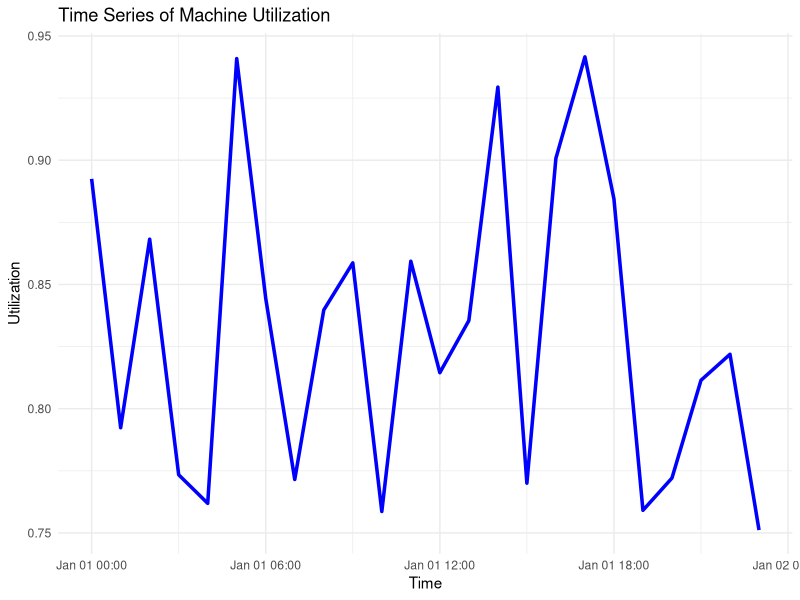
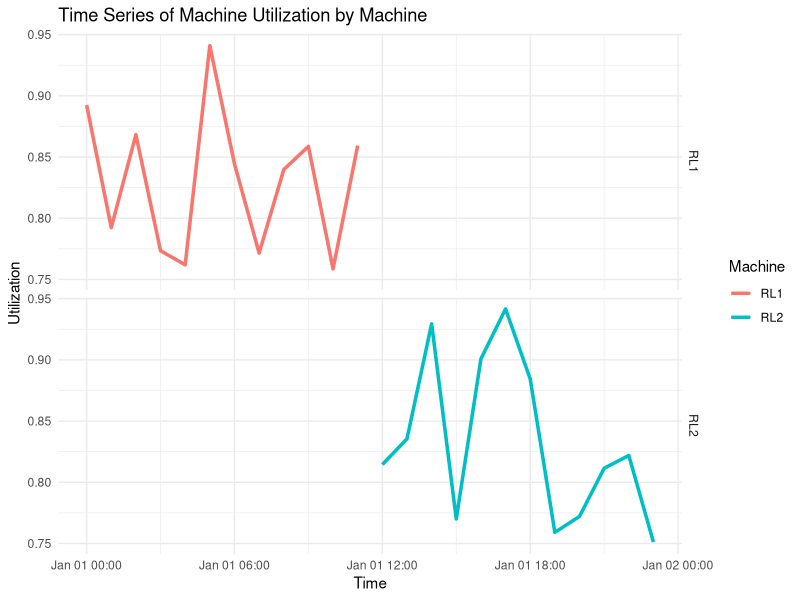
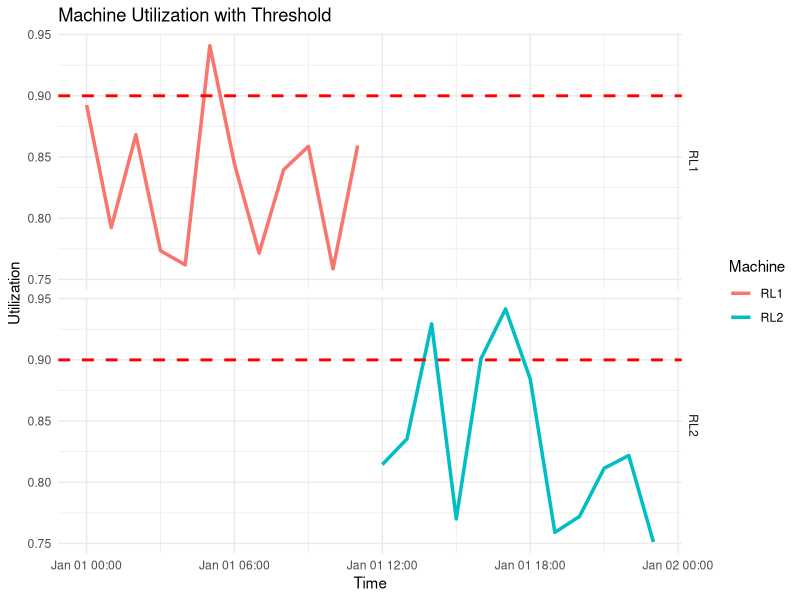
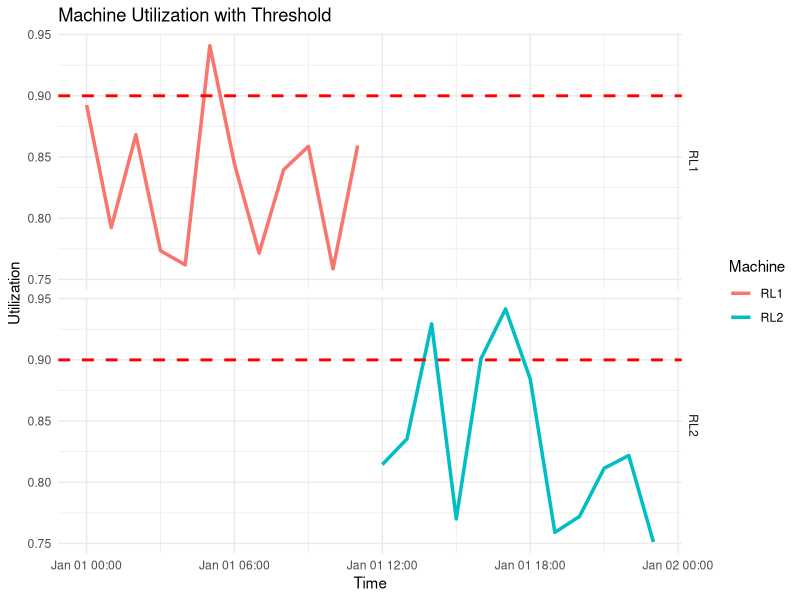

Here is the R script that generated these plots, in order:
# ==========================================
# 🧠 Step 1: Theory - Time Series Visualization in R
# ==========================================
cat("\n🧠 Theory - Time Series Visualization:\n")

# Time series plots are essential for analyzing trends and patterns over time. 
# In R, the ggplot2 package provides a powerful way to visualize time series data. 
# Key concepts:
# - **Time Series**: Data points collected or recorded at specific time intervals.
# - **Faceting**: Dividing a single visualization into subplots based on a grouping variable.
# - **Threshold Lines**: Visual markers that indicate critical levels for comparison.

# Common Scenarios for Time Series:
# 1. Monitoring **system utilization** or performance over time.
# 2. Identifying patterns or anomalies in **machine or system metrics**.
# 3. Visualizing **grouped data** for comparative analysis.

# ==========================================
# 🔧 Step 2: Load Required Libraries
# ==========================================
cat("\n🔧 Loading Required Libraries:\n")
if (!require(ggplot2)) install.packages("ggplot2")
library(ggplot2)

# ==========================================
# 🔍 Step 3: Data Preparation
# ==========================================
cat("\n🔍 Preparing the Data:\n")

# Example: Using a dataset with columns:
# - PosixTime: Time stamps for each record.
# - Percent.Idle: Percent of time a machine is idle.
# - Machine: Identifier for each machine (e.g., RL1, RL2).

# Simulate an example data frame if not already available
set.seed(123)  # Reproducibility
util <- data.frame(
  PosixTime = seq(as.POSIXct("2023-01-01 00:00"), as.POSIXct("2023-01-01 23:59"), by = "hour"),
  Percent.Idle = runif(24, 0.05, 0.25),
  Machine = rep(c("RL1", "RL2"), each = 12)
)

# Add Utilization column
util$Utilization <- 1 - util$Percent.Idle

# Display the structure of the dataset
cat("Structure of the dataset:\n")
str(util)

# ==========================================
# 📈 Step 4: Creating Time Series Plot
# ==========================================
cat("\n📈 Creating a Basic Time Series Plot:\n")

basic_plot <- ggplot(data = util, aes(x = PosixTime, y = Utilization)) +
  geom_line(color = "blue", size = 1.2) +
  labs(title = "Time Series of Machine Utilization",
       x = "Time",
       y = "Utilization") +
  theme_minimal()

# Display the basic plot
print(basic_plot)

# ==========================================
# 📊 Step 5: Advanced Plot with Grouping
# ==========================================
cat("\n📊 Creating an Advanced Time Series Plot with Grouping:\n")

advanced_plot <- ggplot(data = util, aes(x = PosixTime, y = Utilization, color = Machine)) +
  geom_line(size = 1.2) +
  facet_grid(Machine ~ .) + 
  labs(title = "Time Series of Machine Utilization by Machine",
       x = "Time",
       y = "Utilization") +
  theme_minimal()

# Display the advanced plot
print(advanced_plot)

# ==========================================
# 🚩 Step 6: Adding Threshold Lines
# ==========================================
cat("\n🚩 Adding Threshold Lines:\n")

threshold_plot <- ggplot(data = util, aes(x = PosixTime, y = Utilization, color = Machine)) +
  geom_line(size = 1.2) +
  facet_grid(Machine ~ .) +
  geom_hline(yintercept = 0.90, color = "red", linetype = "dashed", size = 1) +
  labs(title = "Machine Utilization with Threshold",
       x = "Time",
       y = "Utilization") +
  theme_minimal()

# Display the plot with thresholds
print(threshold_plot)

# ==========================================
# 🗂️ Step 7: Save the Plot to a List
# ==========================================
cat("\n🗂️ Saving the Plot to a List:\n")

# Create a list to store results
list_rl1 <- list(
  Machine = "RL1",
  Stats = c(0.849, 0.952, 0.995), # Example utilization stats
  LowThreshold = TRUE,
  UnknownHours = NA,
  Data = util
)

# Save the plot to the list
list_rl1$Plot <- threshold_plot

# Inspect the list
cat("Structure of the list:\n")
str(list_rl1)

# Display the saved plot
cat("\nDisplaying the saved plot from the list:\n")
print(list_rl1$Plot)

# ==========================================
# 🔑 Key Notes
# ==========================================
cat("\n🔑 Key Notes:\n")

# 1. **ggplot2 Package**: Allows flexible and powerful data visualization.
# 2. **Faceting**: Splits data into smaller groups and visualizes each group in a subplot.
# 3. **Thresholds**: Use `geom_hline()` to add reference lines at specific y-values.
# 4. **Lists in R**: Lists can store different types of objects (e.g., plots, data frames).
# 5. **Time Formatting**: Ensure time data is in `POSIXct` format for proper visualization.
# 6. **Reproducibility**: Use `set.seed()` for consistent random data generation.

# ==========================================
# 📝 Summary
# ==========================================
cat("\n📝 Summary:\n")

# - **Time Series Plots** are vital for understanding how data changes over time.
# - **Basic Plots** focus on overall trends, while **advanced plots** highlight grouped data or specific thresholds.
# - **ggplot2** is a versatile package, offering tools like `geom_line` for line plots and `facet_grid` for grouped visualization.
# - **Threshold Lines** are a useful way to mark critical levels in data (e.g., maximum allowed utilization).
# - **Lists in R**: Storing plots and results in a list ensures that analyses remain organized and reusable.